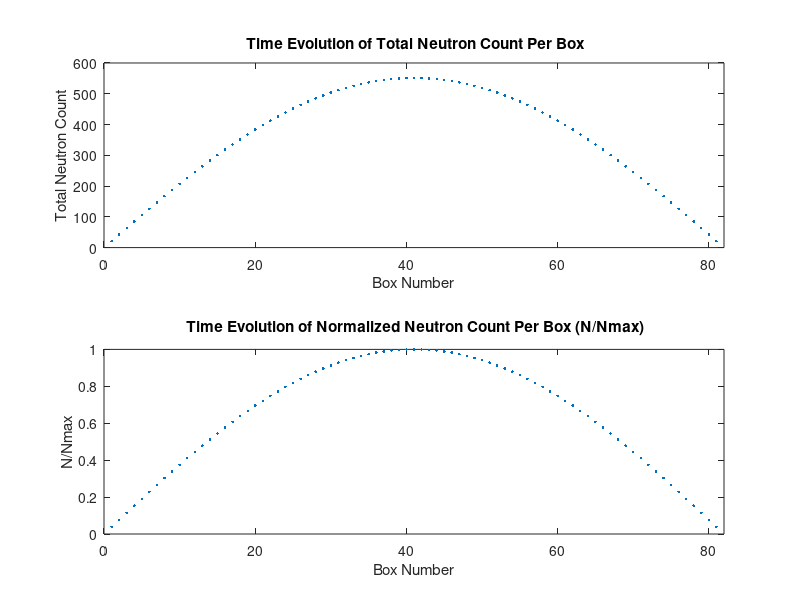
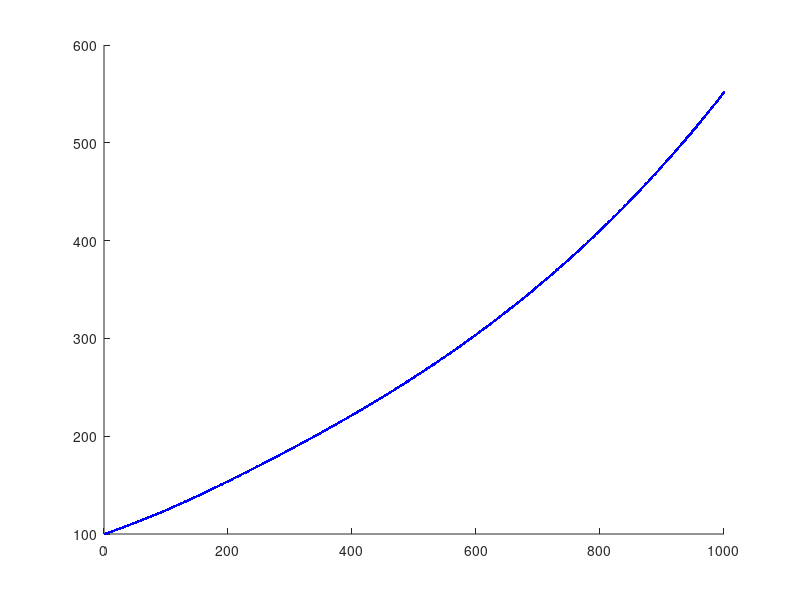

Write MATLAB code to recreate these figures, in order. (Note: this script raises an error after producing the figures.)
format long
clear all 
close all 
clc


%% Define variables
Nb = 81; % Bin count

N_0 = 100; % simulated initial count of neutrons (ARBITRARY WILL WORK WITH ANY N0)
t_steps = 1000; % How many iterations of time steps should be calculated
q_star = .000735;%Neutron multiplcation factor for steady state peration (From HW3)
q = 3*q_star ; % as instructed, triple q for supercritical operation5555
a_plus = .873; % Reproduction rate inside control rod (slightly supercritical) .87282
a_minus= 0.872; %(subcritical alpha)
a_vec = [a_minus,a_plus];
Lbinloss = zeros(length(t_steps),1); % Tracks how many neutrons exit the left hand side of the reactor (stores a value for each time step)


%% Loop calculates and plots neutron counts in each bin as time progresses

%% PLEASE NOTE: BECAUSE OF LIVE UPDATING FIGURES,THIS LOOP TAKES ~2 MINS TO EXECUTE. 4 SUBPLOTS WILL GENERATE AFTER SUCCESSFUL COMPILATION
for m = 1:2 % Loop between both alpha values
    a = a_vec(m);
    % define in-loop arrays
    max_cr = zeros(t_steps,1); % Tracks the maximum neutron count in the critical reactor 
    max_cr(1) = N_0;
    bincount = zeros((t_steps),Nb+2); % creates a row for each time step, a column for each bin, 2 extra boundary bins which always have 0 neutrons
    bincount(1,2:end-1) = N_0; % sets initial values
    sum_n = zeros(t_steps,1); % records how many neutrons are present
    sum_n(1) = sum(bincount(1,:)); % Takes the first sum
  
    for i = 2:(t_steps) % loop through every time step
      Lbinloss(i-1,1)= 1/2*bincount(i-1,2);
    
          for n = 2:Nb+1 % loop through each bin (exluding the left and right boundary ones)
             bincount(i,n) = 1/2*bincount(i-1,n-1)+1/2*bincount(i-1,n+1);  % distribute half of the left bin into it, then half of the right bin
             
             if (i>1500)&&(n==42) % insert rod at 1500 Time steps, only in bin 42 (middle)eeeee
                 bincount(i,n) =bincount(i,n)*(a);
             else
                bincount(i,n) = bincount(i,n)*(1+q); % Multiply each bin by factor (1+q)
             end
    
           end
    
      sum_n(i,1) = sum(bincount(i,:)); % I just used this as a tool to track stability of the neutron count, not necessary for answers 1-3
      max_cr(i) = max(bincount(i,:));
    end

    if m==1
        max_alpha.subcritical = max_cr;
    else
        max_alpha.supercritical = max_cr;
    end
end

%% Plotting Neutron Count over time (to track stability)
% figure(1)
% 
% plot(1:t_steps,sum_n,'--b', Linewidth =2) % tracks overall neutron count with time
% xlabel('time step');
% ylabel('Total Neutrons present in reactor')
% title('Total Neutron Count in Reactor Over Time');
% xline(1500,'--r')
% legend('Total Neutron Count','Time of Control Rod Insertion')



  %% Plotting steady state neutron distribution

  subplot(2,1,1)
  plot(1:Nb,bincount(i,2:end-1),'.'); % Plots normalized neutron count
  title(' Time Evolution of Total Neutron Count Per Box')
  xlabel('Box Number')
  ylabel('Total Neutron Count');
  xlim([0,Nb+1]);

  subplot(2,1,2)
  plot(1:Nb,bincount(i,2:end-1)/max(bincount(i,2:end-1)),'.'); % Plots normalized neutron count
  title(' Time Evolution of Normalized Neutron Count Per Box (N/Nmax)')
  xlabel('Box Number')
  ylabel('N/Nmax');
  xlim([0,Nb+1])

 %% Question 1 plot: Tracking Nmax


figure(2)
hold on
time = 1:t_steps;
plot(time,max_alpha.supercritical,'.r') ;
plot(time,max_alpha.subcritical,'.b');
xline(1500,'--k');

xlabel('Timesteps')
ylabel('Nmax');
title('Maximum Neutron Count in the reactor for N_0 = 100');
legend('Neutron Count α_+ = 0.873', 'Neutron Count α_- = 0.872','Control Rod Insertion Time',Location='best')
hold off
